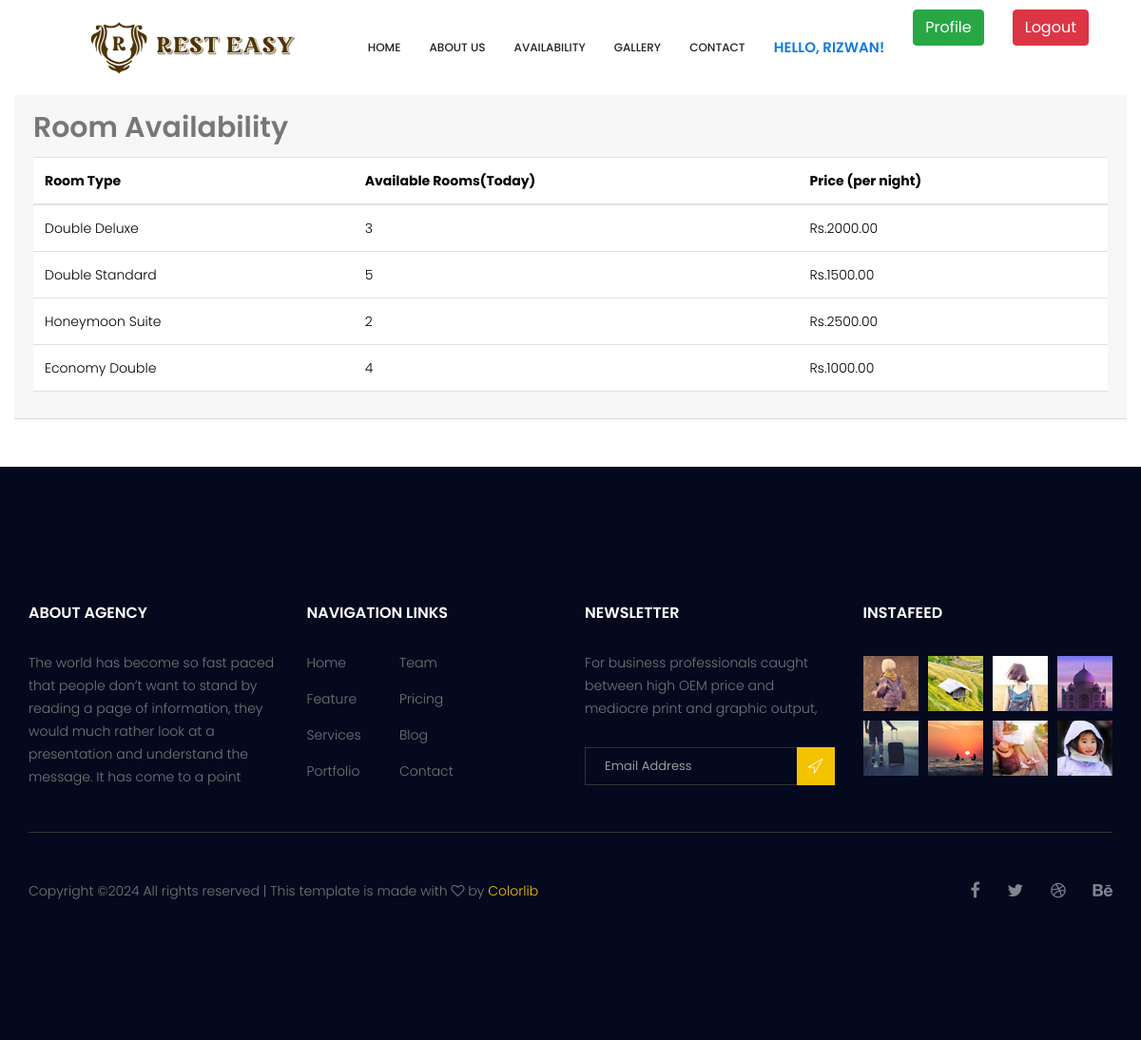
/bookings/room_availability/ (signed in), run on the app's committed database.
### bookings/models.py (models this page shows, shortened)
class Availability(models.Model):
    room = models.ForeignKey('Room', on_delete=models.CASCADE)
    start_date = models.DateField()
    end_date = models.DateField()
    available_rooms = models.IntegerField()
    price = models.DecimalField(max_digits=10, decimal_places=2)

class Room(models.Model):
    ROOM_TYPES = (
        ('Double Deluxe', 'Double Deluxe Room'),
        ('Double Standard', 'Double Standard Room'),
        ('Honeymoon Suite', 'Honeymoon Suite'),
        ('Economy Double', 'Economy Double'),
    )
    type = models.CharField(max_length=50, choices=ROOM_TYPES)
    price_per_night = models.DecimalField(max_digits=6, decimal_places=2)

### bookings/views.py (the view)
# urls.py: path('room_availability/', views.availability, name='availability'),
def availability(request):
    availability_list = Availability.objects.all()
    return render(request, 'bookings/availability.html', {'availability_list': availability_list})

### bookings/templates/bookings/availability.html
{% extends "base.html" %}
{% block content %}
<div class="container">
    <div class="container-sub">
        <div class="row justify-content-center">
            <div class="card-header">
                <h2>Room Availability</h2>
                {% if availability_list %}
                    <table class="table">
                        <thead>
                            <tr>
                                <th>Room Type</th>
                                <th>Available Rooms(Today)</th>
                                <th>Price (per night)</th>
                            </tr>
                        </thead>
                        <tbody>
                            {% for availability in availability_list %}
                            <tr>
                                <td>{{ availability.room.type }}</td>
                                <td>{{ availability.available_rooms }}</td>
                                <td>Rs.{{ availability.price }}</td>
                            </tr>
                            {% endfor %}
                        </tbody>
                    </table>
                {% else %}
                    <p>No availability data found.</p>
                {% endif %}
            </div>
        </div>
    </div>
</div>
{% endblock %}

### templates/base.html (shortened to what this page needs)
{% load static %}
<!DOCTYPE html>
<html lang="en">
    <head>
        <link rel="stylesheet" href="{% static 'css/bootstrap.css' %}">
        <link rel="stylesheet" href="{% static 'vendors/linericon/style.css' %}">
        <link rel="stylesheet" href="{% static 'css/font-awesome.min.css' %}">
        <link rel="stylesheet" href="{% static 'vendors/owl-carousel/owl.carousel.min.css' %}">
        <link rel="stylesheet" href="{% static 'vendors/bootstrap-datepicker/bootstrap-datetimepicker.min.css' %}">
        <link rel="stylesheet" href="{% static 'vendors/nice-select/css/nice-select.css' %}">
        <link href="https://cdn.jsdelivr.net/npm/bootstrap@5.3.3/dist/css/bootstrap.min.css" rel="stylesheet">
        <link href="https://stackpath.bootstrapcdn.com/bootstrap/4.5.2/css/bootstrap.min.css" rel="stylesheet">
        <link href="https://cdnjs.cloudflare.com/ajax/libs/bootstrap-datepicker/1.9.0/css/bootstrap-datepicker.min.css" rel="stylesheet">
        <link rel="stylesheet" href="{% static 'css/style.css' %}">
        <link rel="stylesheet" href="{% static 'css/responsive.css' %}">
    </head>
    <body>
<header class="header_area">
    <div class="container">
        <nav class="navbar navbar-expand-lg navbar-light" style="height: 100px;">
            <a class="navbar-brand logo_h" href="{% url 'home' %}"><img style="height: 230px;" src="{% static 'image/Logo.png' %}" alt=""></a>
            <div class="collapse navbar-collapse offset" id="navbarSupportedContent">
                <ul class="nav navbar-nav menu_nav ml-auto">
                    <li class="nav-item"><a class="nav-link" href="{% url 'home' %}">Home</a></li>
                    <li class="nav-item"><a class="nav-link" href="{% url 'about_us' %}">About us</a></li>
                    <li class="nav-item"><a class="nav-link" href="{% url 'bookings:availability' %}">Availability</a></li>
                    <li class="nav-item"><a class="nav-link" href="{% url 'gallery' %}">Gallery</a></li>
                    <li class="nav-item"><a class="nav-link" href="{% url 'contact' %}">Contact</a></li>
                    {% if user.is_authenticated %}
                    <li class="nav-item">
                        <a class="nav-link greeting" style="font-size: 15px; color: #0e79e4; font-weight:600;">Hello, {{ user.username }}!</a>
                    </li>
                        <li class="nav-item">
                            <a class="btn btn-success" href="{% url 'profile' %}" style="color: white; display: block; margin-bottom: 5px;">Profile</a>
                        </li>
                        <li class="nav-item">
                            <form method="POST" action="{% url 'logout' %}" style="display: block; margin-bottom: 5px;">
                                <button type="submit" class="btn btn-danger text-white" style="width: 100%;">Logout</button>
                            </form>
                        </li>
                    {% endif %}
                </ul>
            </div>
        </nav>
    </div>
</header>
        {% block content %}{% endblock %}
        <footer class="footer-area section_gap">
            <div class="container">
                <div class="row">
                    <div class="col-lg-3  col-md-6 col-sm-6">
                        <div class="single-footer-widget">
                            <h6 class="footer_title">About Agency</h6>
                            <p>The world has become so fast paced that people don’t want to stand by reading a page of information, they would much rather look at a presentation and understand the message. It has come to a point </p>
                        </div>
                    </div>
                    <div class="col-lg-3 col-md-6 col-sm-6">
                        <div class="single-footer-widget">
                            <h6 class="footer_title">Navigation Links</h6>
                            <div class="row">
                                <div class="col-4">
                                    <ul class="list_style">
                                        <li><a href="#">Home</a></li>
                                        <li><a href="#">Feature</a></li>
                                        <li><a href="#">Services</a></li>
                                        <li><a href="#">Portfolio</a></li>
                                    </ul>
                                </div>
                                <div class="col-4">
                                    <ul class="list_style">
                                        <li><a href="#">Team</a></li>
                                        <li><a href="#">Pricing</a></li>
                                        <li><a href="#">Blog</a></li>
                                        <li><a href="#">Contact</a></li>
                                    </ul>
                                </div>
                            </div>
                        </div>
                    </div>
                    <div class="col-lg-3 col-md-6 col-sm-6">
                        <div class="single-footer-widget">
                            <h6 class="footer_title">Newsletter</h6>
                            <p>For business professionals caught between high OEM price and mediocre print and graphic output, </p>
                            <div id="mc_embed_signup">
                                <form target="_blank" action="https://spondonit.us12.list-manage.com/subscribe/post?u=1462626880ade1ac87bd9c93a&amp;id=92a4423d01" method="get" class="subscribe_form relative">
                                    <div class="input-group d-flex flex-row">
                                        <input name="EMAIL" placeholder="Email Address" onfocus="this.placeholder = ''" onblur="this.placeholder = 'Email Address '" required="" type="email">
                                        <button class="btn sub-btn"><span class="lnr lnr-location"></span></button>
                                    </div>
                                </form>
                            </div>
                        </div>
                    </div>
                    <div class="col-lg-3 col-md-6 col-sm-6">
                        <div class="single-footer-widget instafeed">
                            <h6 class="footer_title">InstaFeed</h6>
                            <ul class="list_style instafeed d-flex flex-wrap">
                                <li><img src="{% static 'image/instagram/Image-01.jpg' %}" alt=""></li>
                                <li><img src="{% static 'image/instagram/Image-02.jpg' %}" alt=""></li>
                                <li><img src="{% static 'image/instagram/Image-03.jpg' %}" alt=""></li>
                                <li><img src="{% static 'image/instagram/Image-04.jpg' %}" alt=""></li>
                                <li><img src="{% static 'image/instagram/Image-05.jpg' %}" alt=""></li>
                                <li><img src="{% static 'image/instagram/Image-06.jpg' %}" alt=""></li>
                                <li><img src="{% static 'image/instagram/Image-07.jpg' %}" alt=""></li>
                                <li><img src="{% static 'image/instagram/Image-08.jpg' %}" alt=""></li>
                            </ul>
                        </div>
                    </div>
                </div>
                <div class="border_line"></div>
                <div class="row footer-bottom d-flex justify-content-between align-items-center">
                    <p class="col-lg-8 col-sm-12 footer-text m-0">
                        Copyright &copy;<script>document.write(new Date().getFullYear());</script> All rights reserved | This template is made with
                        <i class="fa fa-heart-o" aria-hidden="true"></i> by <a href="https://colorlib.com" target="_blank">Colorlib</a>
                    </p>
                    <div class="col-lg-4 col-sm-12 footer-social">
                        <a href="#"><i class="fa fa-facebook"></i></a>
                        <a href="#"><i class="fa fa-twitter"></i></a>
                        <a href="#"><i class="fa fa-dribbble"></i></a>
                        <a href="#"><i class="fa fa-behance"></i></a>
                    </div>
                </div>
            </div>
        </footer>
    </body>
</html>

### static/css/style.css (style rules this page uses)
.list_style { list-style: none; margin: 0px; padding: 0px; }
a { text-decoration: none; -webkit-transition: all 0.3s ease-in-out; -o-transition: all 0.3s ease-in-out; transition: all 0.3s ease-in-out; }
body { line-height: 24px; font-size: 14px; font-family: "Poppins", sans-serif; font-weight: 300; color: #777777; }
h1, h2, h3, h4, h5, h6 { font-family: "Poppins", sans-serif; font-weight: 600; }
@media (min-width: 1200px) { .container { max-width: 1170px; } }
.section_gap { padding: 120px 0; }
.header_area { position: absolute; top: 0; left: 0; width: 100%; z-index: 20; }
.navbar { padding: 0px; border: 0px; border-radius: 0px; }
.navbar { background: #fff; padding: 0px 25px; }
.navbar .logo_h { padding-top: 0px; }
.navbar .menu_nav .nav-item .nav-link { font: 500 12px/80px "Poppins", sans-serif; color: #222222; text-transform: uppercase; padding: 0px; }
.navbar .menu_nav .nav-item .nav-link:after { display: none; }
.navbar .menu_nav .nav-item + li { margin-left: 30px; }
h2 { font-size: 30px; }
h6 { font-size: 14px; }
h1, h2, h3, h4, h5, h6 { line-height: 1.5em; }
.footer-area { background: #04091e; padding: 142px 0px; }
.single-footer-widget ul li a { line-height: 25px; display: inline-block; color: #777; -webkit-transition: all 0.3s linear; -o-transition: all 0.3s linear; transition: all 0.3s linear; margin-bottom: 13px; }
.single-footer-widget .instafeed { margin-left: -5px; margin-right: -5px; }
.single-footer-widget .instafeed li { margin: 5px; }
.single-footer-widget .subscribe_form { padding-top: 13px; }
.single-footer-widget .input-group { display: block !important; }
.single-footer-widget input { width: 100%; border: 1px solid #333333; font-size: 13px; line-height: 30px; padding-right: 40px; height: 40px; color: #999999; background: transparent; padding-left: 20px; }
.single-footer-widget .sub-btn { background: #f3c300; color: #fff; font-weight: 300; border-radius: 0; line-height: 34px; padding: 4px 11px 0px; cursor: pointer; position: absolute; right: 0px; top: 0px; }
.footer_title { font-size: 16px; line-height: 24px; font-weight: 600; color: #fff; text-transform: uppercase; margin-bottom: 28px; }
.border_line { width: 100%; height: 1px; background: #333333; margin-top: 30px; }
.footer-bottom { padding-top: 46px; }
.footer-bottom .footer-text a { color: #f3c300; }
.footer-bottom .footer-social { text-align: right; }
.footer-bottom .footer-social a { font-size: 18px; line-height: 30px; color: #82848f; margin-left: 25px; -webkit-transition: all 0.3s linear; -o-transition: all 0.3s linear; transition: all 0.3s linear; }

### templates/base.html (style rules this page uses)
.greeting { display: inline-block; animation: slide-in 1s ease-out; font-weight: bold; color: #4CAF50; font-size: 16px; }
.container-sub { padding-top: 100px; padding-bottom: 50px; }

### data on the page
Availability: room.type "Double Deluxe", available_rooms "3", price "2000.00"
Availability: room.type "Double Standard", available_rooms "5", price "1500.00"
Availability: room.type "Honeymoon Suite", available_rooms "2", price "2500.00"
Availability: room.type "Economy Double", available_rooms "4", price "1000.00"

### other printed values
{{ user.username }} "RIZWAN"
